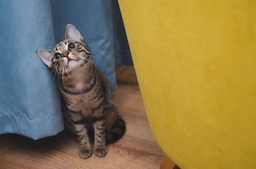
#> input picture tutorials/Image Operators/img/cat.jpg, 256 x 169 px, shrunk from 1280 x 847 before the run, given in place of cat.png, which was not available
$ python blur.py
#> lines starting #> are read from the running program, lines starting #| are printed output that depends on the picture; pictures that were not available may be replaced by others from this repository, and a replacement may not be noted
### projects/ImageDehazing/image_functions.py

import numpy as np
import cv2


def guidedFilter(img, p, r=40, e=1e-3):
    '''
    Guided Filter Implementation
    '''
    H, W, C = img.shape
    #S is a matrix with the sizes of each local patch (window wk)
    S = boxfilter(np.ones((H, W)), r)

    #the mean value of each channel in img
    mean_i = np.zeros((C, H, W))

    for c in range(0, C):
        mean_i[c] = boxfilter(img[:,:, c], r)/S

    #the mean of the guided filter p
    mean_p = boxfilter(p, r)/S

    mean_ip = np.zeros((C, H, W))
    for c in range(0, C):
        mean_ip[c] = boxfilter(img[:,:,c]*p, r)/S

    cov_ip = np.zeros((C, H, W))
    for c in range(0, C):
        cov_ip[c] = mean_ip[c] - mean_i[c]*mean_p


    #The variance in each window is a 3x3 symmetric matrix with variance as its values:
    #           rr, rg, rb
    #   sigma = rg, gg, gb
    #           rb, gb, bb
    var_i = np.zeros((C, C, H, W))
    #variance of (R, R)
    var_i[0, 0] = boxfilter(img[:,:,0]*img[:,:,0], r)/S - mean_i[0]*mean_i[0]
    #variance of (R, G)
    var_i[0, 1] = boxfilter(img[:,:,0]*img[:,:,1], r)/S - mean_i[0]*mean_i[1]
    #variance of (R, B)
    var_i[0, 2] = boxfilter(img[:,:,0]*img[:,:,2], r)/S - mean_i[0]*mean_i[2]
    #variance of (G, G)
    var_i[1, 1] = boxfilter(img[:,:,1]*img[:,:,1], r)/S - mean_i[1]*mean_i[1]
    #variance of (G, B)
    var_i[1, 2] = boxfilter(img[:,:,1]*img[:,:,2], r)/S - mean_i[1]*mean_i[2]
    #variance of (B, B)
    var_i[2, 2] = boxfilter(img[:,:,2]*img[:,:,2], r)/S - mean_i[2]*mean_i[2]

    a=np.zeros((H,W,C))

    for i in range(0, H):
        for j in range(0, W):
            sigma = np.array([ [var_i[0, 0, i, j], var_i[0, 1, i, j], var_i[0, 2, i, j]],
                                  [var_i[0, 1, i, j], var_i[1, 1, i, j], var_i[1, 2, i, j]],
                                  [var_i[0, 2, i, j], var_i[1, 2, i, j], var_i[2, 2, i, j]]])


            cov_ip_ij = np.array([ cov_ip[0, i, j], cov_ip[1, i, j], cov_ip[2, i, j]])

            a[i, j] = np.dot(cov_ip_ij, np.linalg.inv(sigma + e*np.identity(3)))

    b = mean_p - a[:,:,0]*mean_i[0,:,:] - a[:,:,1]*mean_i[1,:,:] - a[:,:,2]*mean_i[2,:,:]


    pp = ( boxfilter(a[:,:,0], r)*img[:,:,0]
          +boxfilter(a[:,:,1], r)*img[:,:,1]
          +boxfilter(a[:,:,2], r)*img[:,:,2]
          +boxfilter(b, r) )/S

    return pp


def boxfilter(m, r):
    # Reference: https://fukushima.web.nitech.ac.jp/paper/2017_iwait_nakamura.pdf
    """
    Fast box filtering implementation, O(1) time.
    """
    h, w = m.shape
    output = np.zeros(m.shape)

    #cumulative sum over y axis
    ysum = np.cumsum(m, axis=0)
    output[0:r+1, : ] = ysum[r:(2*r)+1, : ]
    output[r+1:h-r, : ] = ysum[(2*r)+1: , : ] - ysum[ :h-(2*r)-1, : ]
    output[(-r): , : ] = np.tile(ysum[-1, : ], (r, 1)) - ysum[h-(2*r)-1:h-r-1, : ]

    #cumulative sum over x axis
    xsum = np.cumsum(output, axis=1)
    output[ : , 0:r+1] = xsum[ : , r:(2*r)+1]
    output[ : , r+1:w-r] = xsum[ : , (2*r)+1: ] - xsum[:, :w-(2*r)-1]
    output[ : , -r: ] = np.tile(xsum[ : , -1][:, None], (1, r)) - xsum[ : , w-(2*r)-1:w-r-1]

    return output


# [66 lines left out: functions darkChannel, transmission, atmLight, recover, not called in this run]

### projects/ImageDehazing/blur.py
from image_functions import guidedFilter
import numpy as np
import matplotlib.pyplot as plt
import cv2

imgcolor = cv2.imread('./cat.png')
#> imgcolor is the input picture: shape (169, 256, 3); mean B, G, R 76.6, 122.6, 138.5
imgcolor = cv2.cvtColor(imgcolor, cv2.COLOR_BGR2RGB)
imggray = cv2.cvtColor(imgcolor, cv2.COLOR_RGB2GRAY) / 255.0
imgcolor = imgcolor / 255.0
work = np.zeros((imggray.shape[0], imggray.shape[1], 1))
work[:, :, 0] = imggray

blur = cv2.GaussianBlur(work, (21, 21), 20)
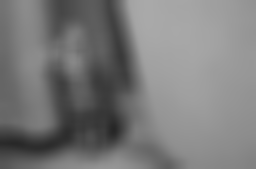
#> blur: shape (169, 256) float64; min 0.151, max 0.665, mean 0.479

guided = guidedFilter(imgcolor, blur, 5)
#> in boxfilter, `ysum = np.cumsum(m, axis=0)`: m: shape (169, 256) float64; every value is 1
#> in boxfilter, `output[ : , -r: ] = np.tile(xsum[ : , -1][:, None], (1, r)) - xsum[ : ..`: output: shape (169, 256) float64; min 36, max 121, mean 117.8
#> in boxfilter (call 5), `output[ : , -r: ] = np.tile(xsum[ : , -1][:, None], (1, r)) - xsum[ : ..`:
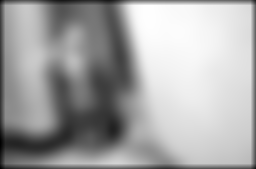
#> output: shape (169, 256) float64; min 12.11, max 80.35, mean 56.4; drawn with min black and max white
#> the loop in guidedFilter, `for c in range(0, C):` made 3 passes
#> pass 1, in boxfilter (call 6), `xsum = np.cumsum(output, axis=1)`:
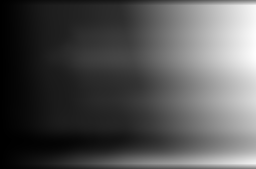
#> xsum: shape (169, 256) float64; min 0.352, max 923.1, mean 297.4; drawn with min black and max white
#> in boxfilter (call 9), `output[(-r): , : ] = np.tile(ysum[-1, : ], (r, 1)) - ysum[h-(2*r)-1:h-..`: output: shape (169, 256) float64; min 0.101, max 7.24, mean 3.72
#> in boxfilter (call 9), `output[ : , 0:r+1] = xsum[ : , r:(2*r)+1]`: output: shape (169, 256) float64; min 0.101, max 24.07, mean 3.9
#> in boxfilter (call 9), `output[ : , -r: ] = np.tile(xsum[ : , -1][:, None], (1, r)) - xsum[ : ..`: output: shape (169, 256) float64; min 1.71, max 78.86, mean 40.6
#> in boxfilter (call 10), `ysum = np.cumsum(m, axis=0)`:
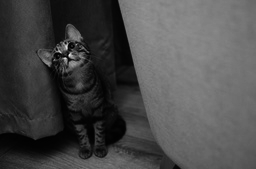
#> m: shape (169, 256) float64; min 0.00418, max 0.899, mean 0.293
#> in boxfilter (call 10), `output[(-r): , : ] = np.tile(ysum[-1, : ], (r, 1)) - ysum[h-(2*r)-1:h-..`: output: shape (169, 256) float64; min 0.105, max 6.1, mean 3.17
#> in boxfilter (call 10), `output[ : , 0:r+1] = xsum[ : , r:(2*r)+1]`:
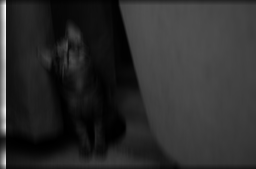
#> output: shape (169, 256) float64; min 0.105, max 18.81, mean 3.4; drawn with min black and max white
#> in boxfilter (call 10), `output[ : , -r: ] = np.tile(xsum[ : , -1][:, None], (1, r)) - xsum[ : ..`:
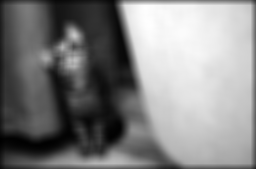
#> output: shape (169, 256) float64; min 1.33, max 66.21, mean 34.5; drawn with min black and max white
#> in boxfilter (call 11), `ysum = np.cumsum(m, axis=0)`:
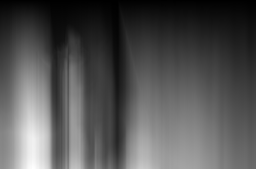
#> ysum: shape (169, 256) float64; min 0.0223, max 41.8, mean 13.6; drawn with min black and max white
guided_opencv = (guided * 255).astype(np.uint8)

#cv2.imwrite('cat_smooth_with_edges.png', guided_opencv)

plt.figure()
plt.imshow(blur, cmap='gray')
plt.figure()
plt.imshow(guided, cmap='gray')
plt.show()

$ run again, with tutorials/Image Operators/img/busy_street.jpg copied over tutorials/Image Operators/img/cat.jpg
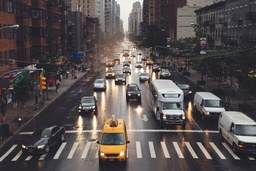
#> input picture tutorials/Image Operators/img/busy_street.jpg, 256 x 171 px, shrunk from 1280 x 853 before the run, given in place of cat.png, which was not available
#> imgcolor is the input picture: shape (171, 256, 3); mean B, G, R 80, 80.3, 87.8
#> m: shape (171, 256) float64; every value is 1
#> in boxfilter (call 5), `output[ : , -r: ] = np.tile(xsum[ : , -1][:, None], (1, r)) - xsum[ : ..`:
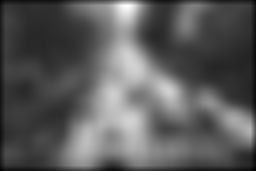
#> output: shape (171, 256) float64; min 5.87, max 95.88, mean 38.3; drawn with min black and max white
#> in boxfilter (call 10), `output[ : , 0:r+1] = xsum[ : , r:(2*r)+1]`:
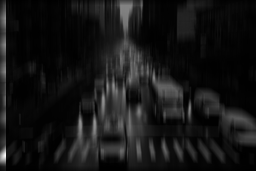
#> output: shape (171, 256) float64; min 0.105, max 18.86, mean 1.75; drawn with min black and max white

$ run again, with tutorials/Image Operators/img/engine.jpg copied over tutorials/Image Operators/img/cat.jpg
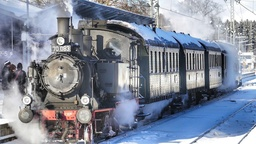
#> input picture tutorials/Image Operators/img/engine.jpg, 256 x 144 px, shrunk from 1280 x 718 before the run, given in place of cat.png, which was not available
#> imgcolor is the input picture: shape (144, 256, 3); mean B, G, R 151.5, 136, 128.6
#> m: shape (144, 256) float64; every value is 1
#> in boxfilter (call 5), `output[ : , -r: ] = np.tile(xsum[ : , -1][:, None], (1, r)) - xsum[ : ..`:
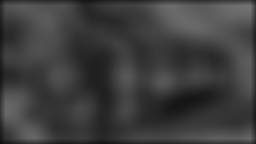
#> output: shape (144, 256) float64; min 14.65, max 113.5, mean 61.9
#> in boxfilter (call 10), `output[ : , -r: ] = np.tile(xsum[ : , -1][:, None], (1, r)) - xsum[ : ..`:
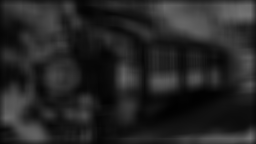
#> output: shape (144, 256) float64; min 1.41, max 114.3, mean 37.6
